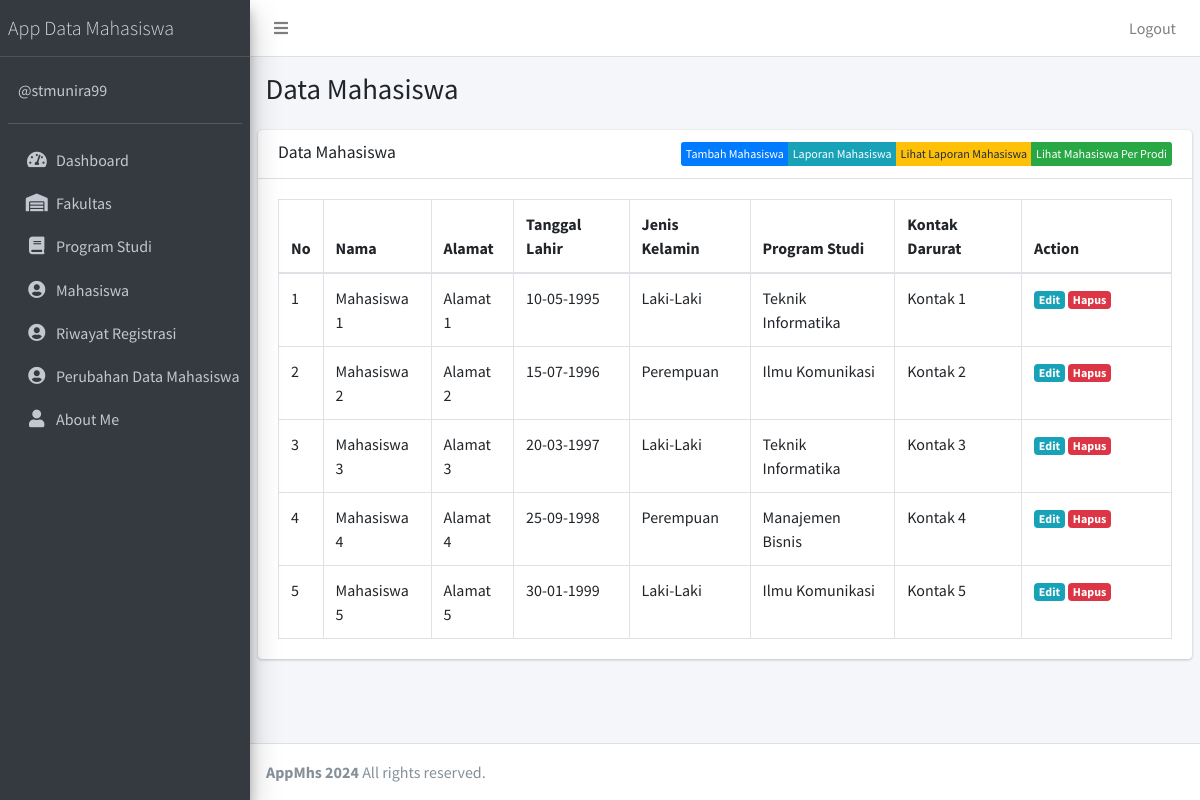
Page /mahasiswa (signed in) on the committed database.
### tables this page shows
CREATE TABLE `mahasiswa` (
  `MahasiswaID` int NOT NULL,
  `Nama` varchar(100) NOT NULL,
  `Alamat` varchar(255) DEFAULT NULL,
  `TanggalLahir` date DEFAULT NULL,
  `JenisKelamin` varchar(10) DEFAULT NULL,
  `KontakDarurat` varchar(50) DEFAULT NULL,
  `ProgramStudiID` int DEFAULT NULL
);

CREATE TABLE `programstudi` (
  `ProgramStudiID` int NOT NULL,
  `NamaProgram` varchar(100) NOT NULL,
  `FakultasID` int DEFAULT NULL
);

### app/core/Controller.php (called while the page is built, shortened)
<?php
class Controller
{
    public function view($view, $data = [])
    {
        require_once '../app/views/' . $view . '.php';
    }
    public function model($model)
    {
        return new $model;
    }
}

### app/controllers/Mahasiswa.php (called while the page is built, shortened)
<?php
class Mahasiswa extends Controller
{
    public function index()
    {
        $data['title'] = 'Data Mahasiswa';
        $data['mahasiswa'] = $this->model('MahasiswaModel')->getAllMahasiswa();
        $this->view('mahasiswa/index', $data);
    }
}

### app/core/App.php (called while the page is built, shortened)
<?php
class App
{
    protected $method = 'index';
    protected $params = [];
    public function __construct()
    {
        $this->controller = new $this->controller;
        call_user_func_array([$this->controller, $this->method], $this->params);
    }
}

### public/index.php (called while the page is built, shortened)
<?php
$app = new App;

### app/core/Database.php (called while the page is built, shortened)
<?php
class Database
{
    private $host = DB_HOST;
    private $user = DB_USER;
    private $pass = DB_PASS;
    private $dbnm = DB_NAME;
    private $dbh;
    private $stmt;
    public function __construct()
    {
        $dsn = 'mysql:host=' . $this->host . ';dbname=' . $this->dbnm;
        $option = [
            PDO::ATTR_PERSISTENT => true,
            PDO::ATTR_ERRMODE => PDO::ERRMODE_EXCEPTION
        ];
        try {
            $this->dbh = new PDO($dsn, $this->user, $this->pass, $option);
        } catch (PDOException $e) {
            die($e->getMessage());
        }
    }
    public function query($query)
    {
        $this->stmt = $this->dbh->prepare($query);
    }
    public function execute()
    {
        $this->stmt->execute();
    }
    public function resultSet()
    {
        $this->execute();
        return $this->stmt->fetchAll(PDO::FETCH_ASSOC);
    }
}

### app/models/MahasiswaModel.php (called while the page is built, shortened)
<?php
class MahasiswaModel
{
    private $table = 'mahasiswa';
    private $db;
    public function __construct()
    {
        $this->db = new Database;
    }
    public function getAllMahasiswa()
    {
        $this->db->query('SELECT mahasiswa.*, programstudi.NamaProgram FROM ' . $this->table . ' JOIN programstudi ON programstudi.ProgramStudiID = mahasiswa.ProgramStudiID');
        return $this->db->resultSet();
    }
}

### app/views/mahasiswa/index.php (the view, shortened to what this page needs)
<div class="content-wrapper">
    <section class="content-header">
        <div class="container-fluid">
            <div class="row mb-2">
                <div class="col-sm-6">
                    <h1><?= $data['title']; ?></h1>
                </div>
            </div>
        </div>
    </section>
    <section class="content">
        <div class="card">
            <div class="card-header">
                <h3 class="card-title"><?= $data['title'] ?></h3>
                <div class="btn-group float-right">
                    <a href="<?= base_url; ?>/mahasiswa/tambah" class="btn float-right btn-xs btn btn-primary">Tambah Mahasiswa</a>
                    <a href="<?= base_url; ?>/mahasiswa/laporan" class="btn float-right btn-xs btn btn-info" target="_blank">Laporan Mahasiswa</a>
                    <a href="<?= base_url; ?>/mahasiswa/lihatlaporan" class="btn float-right btn-xs btn btn-warning" target="_blank">Lihat Laporan Mahasiswa</a>
                    <a href="<?= base_url; ?>/mahasiswa/laporanJumlahMahasiswa" class="btn float-right btn-xs btn btn-success" target="_blank">Lihat Mahasiswa Per Prodi</a>
                </div>
            </div>
            <div class="card-body">
                <table class="table table-bordered">
                    <thead>
                        <tr>
                            <th style="width:10px">No</th>
                            <th>Nama</th>
                            <th>Alamat</th>
                            <th>Tanggal Lahir</th>
                            <th>Jenis Kelamin</th>
                            <th>Program Studi</th>
                            <th>Kontak Darurat</th>
                            <th style="width:150px">Action</th>
                        </tr>
                    </thead>
                    <tbody>
                        <?php $no = 1; ?>
                        <?php foreach ($data['mahasiswa'] as $row) : ?>
                            <tr>
                                <td><?= $no; ?></td>
                                <td><?= $row['Nama']; ?></td>
                                <td><?= $row['Alamat']; ?></td>
                                <td><?= date('d-m-Y', strtotime($row['TanggalLahir'])); ?></td>
                                <td><?= $row['JenisKelamin']; ?></td>
                                <td><?= $row['NamaProgram']; ?></td>
                                <td><?= $row['KontakDarurat']; ?></td>
                                <td>
                                    <a href="<?= base_url; ?>/mahasiswa/edit/<?= $row['MahasiswaID'] ?>" class="badge badge-info">Edit</a>
                                    <a href="<?= base_url; ?>/mahasiswa/hapus/<?= $row['MahasiswaID'] ?>" class="badge badge-danger" onclick="return confirm('Hapus data?');">Hapus</a>
                                </td>
                            </tr>
                            <?php $no++; ?>
                        <?php endforeach; ?>
                    </tbody>
                </table>
            </div>
        </div>
    </section>
</div>

### rows in the picture
mahasiswa: Nama "Mahasiswa 1", Alamat "Alamat 1", TanggalLahir "10-05-1995", JenisKelamin "Laki-Laki", ProgramStudiID.NamaProgram "Teknik Informatika", KontakDarurat "Kontak 1"
mahasiswa: Nama "Mahasiswa 2", Alamat "Alamat 2", TanggalLahir "15-07-1996", JenisKelamin "Perempuan", ProgramStudiID.NamaProgram "Ilmu Komunikasi", KontakDarurat "Kontak 2"
mahasiswa: Nama "Mahasiswa 3", Alamat "Alamat 3", TanggalLahir "20-03-1997", JenisKelamin "Laki-Laki", ProgramStudiID.NamaProgram "Teknik Informatika", KontakDarurat "Kontak 3"
mahasiswa: Nama "Mahasiswa 4", Alamat "Alamat 4", TanggalLahir "25-09-1998", JenisKelamin "Perempuan", ProgramStudiID.NamaProgram "Manajemen Bisnis", KontakDarurat "Kontak 4"
mahasiswa: Nama "Mahasiswa 5", Alamat "Alamat 5", TanggalLahir "30-01-1999", JenisKelamin "Laki-Laki", ProgramStudiID.NamaProgram "Ilmu Komunikasi", KontakDarurat "Kontak 5"

### other values in the picture
$data['title'] "Data Mahasiswa"
